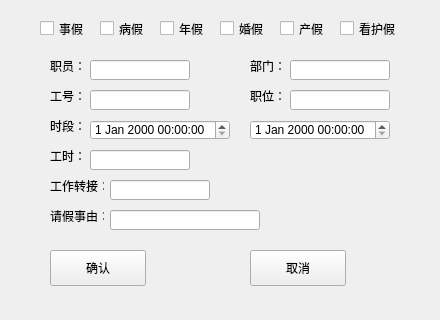
<?xml version="1.0" encoding="UTF-8"?>
<ui version="4.0">
 <class>Pseudomonas</class>
 <widget class="QWidget" name="Pseudomonas">
  <property name="geometry">
   <rect>
    <x>0</x>
    <y>0</y>
    <width>440</width>
    <height>320</height>
   </rect>
  </property>
  <property name="windowTitle">
   <string>Form</string>
  </property>
  <widget class="QLabel" name="LeaveTypeLabel">
   <property name="geometry">
    <rect>
     <x>10</x>
     <y>10</y>
     <width>420</width>
     <height>38</height>
    </rect>
   </property>
   <property name="text">
    <string/>
   </property>
  </widget>
  <widget class="QCheckBox" name="checkBox_1">
   <property name="geometry">
    <rect>
     <x>40</x>
     <y>20</y>
     <width>65</width>
     <height>17</height>
    </rect>
   </property>
   <property name="text">
    <string>事假</string>
   </property>
  </widget>
  <widget class="QCheckBox" name="checkBox_2">
   <property name="geometry">
    <rect>
     <x>100</x>
     <y>20</y>
     <width>65</width>
     <height>17</height>
    </rect>
   </property>
   <property name="text">
    <string>病假</string>
   </property>
  </widget>
  <widget class="QCheckBox" name="checkBox_3">
   <property name="geometry">
    <rect>
     <x>160</x>
     <y>20</y>
     <width>65</width>
     <height>17</height>
    </rect>
   </property>
   <property name="text">
    <string>年假</string>
   </property>
  </widget>
  <widget class="QCheckBox" name="checkBox_4">
   <property name="geometry">
    <rect>
     <x>220</x>
     <y>20</y>
     <width>65</width>
     <height>17</height>
    </rect>
   </property>
   <property name="text">
    <string>婚假</string>
   </property>
  </widget>
  <widget class="QCheckBox" name="checkBox_5">
   <property name="geometry">
    <rect>
     <x>280</x>
     <y>20</y>
     <width>65</width>
     <height>17</height>
    </rect>
   </property>
   <property name="text">
    <string>产假</string>
   </property>
  </widget>
  <widget class="QCheckBox" name="checkBox_6">
   <property name="geometry">
    <rect>
     <x>340</x>
     <y>20</y>
     <width>72</width>
     <height>17</height>
    </rect>
   </property>
   <property name="text">
    <string>看护假</string>
   </property>
  </widget>
  <widget class="QLabel" name="label">
   <property name="geometry">
    <rect>
     <x>50</x>
     <y>60</y>
     <width>54</width>
     <height>12</height>
    </rect>
   </property>
   <property name="text">
    <string>职员：</string>
   </property>
  </widget>
  <widget class="QLabel" name="label_2">
   <property name="geometry">
    <rect>
     <x>50</x>
     <y>90</y>
     <width>54</width>
     <height>12</height>
    </rect>
   </property>
   <property name="text">
    <string>工号：</string>
   </property>
  </widget>
  <widget class="QLabel" name="label_3">
   <property name="geometry">
    <rect>
     <x>250</x>
     <y>60</y>
     <width>54</width>
     <height>12</height>
    </rect>
   </property>
   <property name="text">
    <string>部门：</string>
   </property>
  </widget>
  <widget class="QLabel" name="label_4">
   <property name="geometry">
    <rect>
     <x>250</x>
     <y>90</y>
     <width>54</width>
     <height>12</height>
    </rect>
   </property>
   <property name="text">
    <string>职位：</string>
   </property>
  </widget>
  <widget class="QLabel" name="label_5">
   <property name="geometry">
    <rect>
     <x>50</x>
     <y>120</y>
     <width>54</width>
     <height>12</height>
    </rect>
   </property>
   <property name="text">
    <string>时段：</string>
   </property>
  </widget>
  <widget class="QLabel" name="label_6">
   <property name="geometry">
    <rect>
     <x>50</x>
     <y>150</y>
     <width>54</width>
     <height>12</height>
    </rect>
   </property>
   <property name="text">
    <string>工时：</string>
   </property>
  </widget>
  <widget class="QLabel" name="label_7">
   <property name="geometry">
    <rect>
     <x>50</x>
     <y>180</y>
     <width>54</width>
     <height>12</height>
    </rect>
   </property>
   <property name="text">
    <string>工作转接：</string>
   </property>
  </widget>
  <widget class="QLabel" name="label_8">
   <property name="geometry">
    <rect>
     <x>50</x>
     <y>210</y>
     <width>54</width>
     <height>12</height>
    </rect>
   </property>
   <property name="text">
    <string>请假事由：</string>
   </property>
  </widget>
  <widget class="QPushButton" name="QpbtnOK">
   <property name="geometry">
    <rect>
     <x>50</x>
     <y>250</y>
     <width>96</width>
     <height>36</height>
    </rect>
   </property>
   <property name="text">
    <string>确认</string>
   </property>
  </widget>
  <widget class="QPushButton" name="QpbtnClose">
   <property name="geometry">
    <rect>
     <x>250</x>
     <y>250</y>
     <width>96</width>
     <height>36</height>
    </rect>
   </property>
   <property name="text">
    <string>取消</string>
   </property>
  </widget>
  <widget class="QLineEdit" name="Name">
   <property name="geometry">
    <rect>
     <x>90</x>
     <y>60</y>
     <width>100</width>
     <height>20</height>
    </rect>
   </property>
  </widget>
  <widget class="QLineEdit" name="Number">
   <property name="geometry">
    <rect>
     <x>90</x>
     <y>90</y>
     <width>100</width>
     <height>20</height>
    </rect>
   </property>
  </widget>
  <widget class="QLineEdit" name="departmentName">
   <property name="geometry">
    <rect>
     <x>290</x>
     <y>60</y>
     <width>100</width>
     <height>20</height>
    </rect>
   </property>
  </widget>
  <widget class="QLineEdit" name="position">
   <property name="geometry">
    <rect>
     <x>290</x>
     <y>90</y>
     <width>100</width>
     <height>20</height>
    </rect>
   </property>
  </widget>
  <widget class="QLineEdit" name="Manhour">
   <property name="geometry">
    <rect>
     <x>90</x>
     <y>150</y>
     <width>100</width>
     <height>20</height>
    </rect>
   </property>
  </widget>
  <widget class="QLineEdit" name="Workfor">
   <property name="geometry">
    <rect>
     <x>110</x>
     <y>180</y>
     <width>100</width>
     <height>20</height>
    </rect>
   </property>
  </widget>
  <widget class="QLineEdit" name="Account">
   <property name="geometry">
    <rect>
     <x>110</x>
     <y>210</y>
     <width>150</width>
     <height>20</height>
    </rect>
   </property>
  </widget>
  <widget class="QDateTimeEdit" name="STime">
   <property name="geometry">
    <rect>
     <x>90</x>
     <y>120</y>
     <width>140</width>
     <height>20</height>
    </rect>
   </property>
   <property name="minimumSize">
    <size>
     <width>0</width>
     <height>0</height>
    </size>
   </property>
  </widget>
  <widget class="QDateTimeEdit" name="ETime">
   <property name="geometry">
    <rect>
     <x>250</x>
     <y>120</y>
     <width>140</width>
     <height>20</height>
    </rect>
   </property>
   <property name="minimumSize">
    <size>
     <width>0</width>
     <height>0</height>
    </size>
   </property>
   <property name="maximumSize">
    <size>
     <width>16777215</width>
     <height>16777215</height>
    </size>
   </property>
  </widget>
 </widget>
 <resources/>
 <connections/>
</ui>
